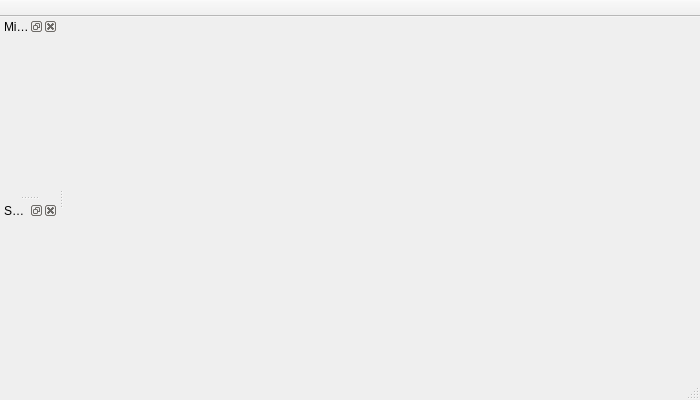
<?xml version="1.0" encoding="UTF-8"?>
<ui version="4.0">
 <class>MainWindow</class>
 <widget class="QMainWindow" name="MainWindow">
  <property name="geometry">
   <rect>
    <x>0</x>
    <y>0</y>
    <width>700</width>
    <height>400</height>
   </rect>
  </property>
  <property name="maximumSize">
   <size>
    <width>700</width>
    <height>400</height>
   </size>
  </property>
  <property name="windowTitle">
   <string>POC UWB v1.0</string>
  </property>
  <property name="windowIcon">
   <iconset resource="../res/resources.qrc">
    <normaloff>:/icons/Fontys.ico</normaloff>:/icons/Fontys.ico</iconset>
  </property>
  <widget class="GraphicsWidget" name="graphicsWidget"/>
  <widget class="QToolBar" name="mainToolBar">
   <property name="movable">
    <bool>false</bool>
   </property>
   <property name="floatable">
    <bool>false</bool>
   </property>
   <attribute name="toolBarArea">
    <enum>TopToolBarArea</enum>
   </attribute>
   <attribute name="toolBarBreak">
    <bool>false</bool>
   </attribute>
  </widget>
  <widget class="QStatusBar" name="statusBar"/>
  <widget class="QDockWidget" name="minimap_dw">
   <property name="windowTitle">
    <string>Minimap</string>
   </property>
   <attribute name="dockWidgetArea">
    <number>1</number>
   </attribute>
   <widget class="MinimapView" name="minimap"/>
  </widget>
  <widget class="QDockWidget" name="viewSettings_dw">
   <property name="windowIcon">
    <iconset resource="../res/resources.qrc">
     <normaloff>:/icons/Fontys.ico</normaloff>:/icons/Fontys.ico</iconset>
   </property>
   <property name="windowTitle">
    <string>Settings</string>
   </property>
   <attribute name="dockWidgetArea">
    <number>1</number>
   </attribute>
   <widget class="ViewSettingsWidget" name="viewSettings_w"/>
  </widget>
  <action name="actionConfig">
   <property name="text">
    <string>Channel Config</string>
   </property>
  </action>
 </widget>
 <layoutdefault spacing="6" margin="11"/>
 <customwidgets>
  <customwidget>
   <class>ViewSettingsWidget</class>
   <extends>QWidget</extends>
   <header>ViewSettingsWidget.h</header>
   <container>1</container>
  </customwidget>
  <customwidget>
   <class>GraphicsWidget</class>
   <extends>QWidget</extends>
   <header>GraphicsWidget.h</header>
   <container>1</container>
  </customwidget>
  <customwidget>
   <class>MinimapView</class>
   <extends>QWidget</extends>
   <header>MinimapView.h</header>
   <container>1</container>
  </customwidget>
 </customwidgets>
 <resources>
  <include location="../res/resources.qrc"/>
 </resources>
 <connections/>
</ui>
